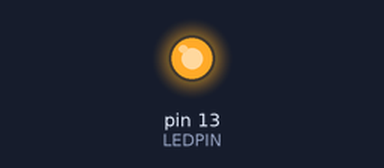
Bench run of a sketch on a simulated Arduino Uno, built with avr-gcc and run on an emulated ATmega328P. On the bench: output pins drawn as LEDs (lit = HIGH).

Above: at 0.12 s.
At 11.3 s:
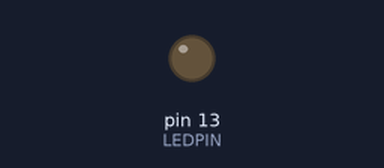
Timing chart, 0 to 16.9 s (numbered marks = the images above):
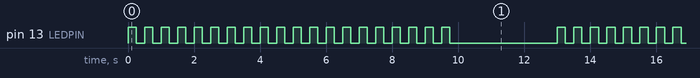

The sketch:

func_parameters.ino
```cpp
const int LEDPIN = 13;
const int PAUSE_MS = 3000;
const int delayPeriod = 250;

void setup() {
  // put your setup code here, to run once:
  pinMode(LEDPIN, OUTPUT);
}

void loop() {
  // put your main code here, to run repeatedly:
  flash(LEDPIN, 20, delayPeriod);
  delay(PAUSE_MS);
}

void flash(int ledPin, int numFlashes, int delayMs) {
  for (int i=0; i<numFlashes; i++) {
    digitalWrite(ledPin, HIGH);
    delay(delayMs);
    digitalWrite(ledPin, LOW);
    delay(delayMs);
  }
}
```

Measured:
- by itself, pin 13 (LEDPIN): repeats every 13.0 s: HIGH 0.25 s, LOW 3.3 s, 19 × (HIGH 0.25 s, LOW 0.25 s)
- by itself, everything shown: repeats every 13.0 s, in 40 steps
